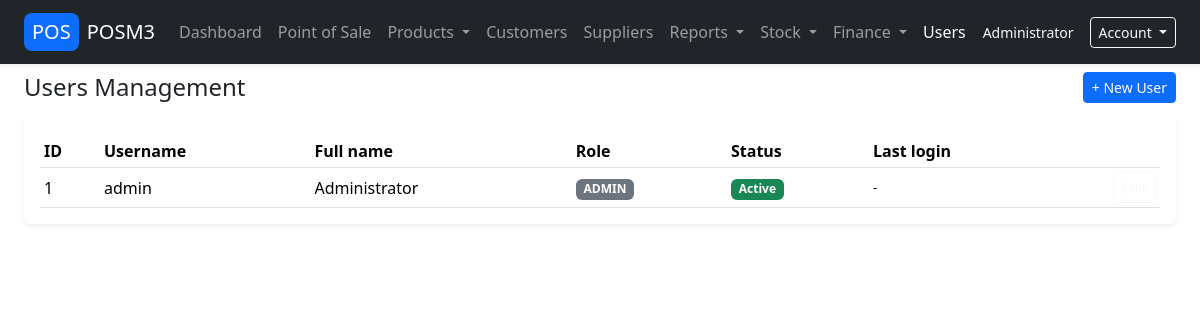
Page /public/users_list.php (signed in) on the committed database.
### tables this page shows
CREATE TABLE users (
  id              INT UNSIGNED AUTO_INCREMENT PRIMARY KEY,
  username        VARCHAR(100) NOT NULL UNIQUE,
  password_hash   VARCHAR(255) NOT NULL,
  full_name       VARCHAR(150),
  role            ENUM('ADMIN','MANAGER','CASHIER') NOT NULL DEFAULT 'CASHIER',
  is_active       TINYINT(1) NOT NULL DEFAULT 1,
  last_login_at   DATETIME NULL,
  created_at      DATETIME NOT NULL DEFAULT CURRENT_TIMESTAMP,
  updated_at      DATETIME NULL ON UPDATE CURRENT_TIMESTAMP
);

### src/i18n.php (called while the page is built, shortened)
<?php
function app_language(): string {
    static $lang = null;
    if ($lang !== null) return $lang;
    $pdo = db();
    $stmt = $pdo->prepare("SELECT setting_value FROM app_settings WHERE setting_key = 'app_language'");
    $stmt->execute();
    $row = $stmt->fetch();
    $lang = $row ? trim($row['setting_value']) : 'en';
    return $lang;
}

### src/auth.php (called while the page is built, shortened)
<?php
function auth_user(): ?array
{
    return $_SESSION['user'] ?? null;
}

### src/translate.php (called while the page is built, shortened)
<?php
require_once __DIR__ . '/../src/i18n.php';
function translations(): array {
    static $cache = null;
    if ($cache !== null) return $cache;
    $lang = app_language();
    $file = __DIR__ . '/lang_' . $lang . '.php';
    $cache = require $file;
    return $cache;
}
function __(string $key, ?string $default = null): string {
    $t = translations();
    if (isset($t[$key])) return $t[$key];
    return $default ?? $key;
}

### src/lang_en.php (called while the page is built)
<?php
return [
    'nav.dashboard' => 'Dashboard',
    'nav.pos'       => 'POS',
    'nav.products'  => 'Products',
    'nav.customers' => 'Customers',
    'nav.suppliers' => 'Suppliers',
    'nav.reports'   => 'Reports',
    'nav.stock'     => 'Stock',
    'nav.finance'   => 'Finance',
    'nav.users'     => 'Users',
    'btn.new'       => 'New',
    'btn.delete'    => 'Delete',
    'btn.hold'      => 'Hold',
    'btn.held_bills'=> 'Held bills',
    'btn.payment'   => 'Payment',
    'pos.no_items'  => 'No items yet. Click a product on the right to add it.',
    'pos.total'     => 'Total',
    'pos.taxes'     => 'Taxes',
    'pos.refund'    => 'Refund',
    'pos.customer_note' => 'Customer Note',
    'pos.internal_note' => 'Internal Note',
    'pos.quotation' => 'Quotation/Order',
    'nav.dashboard'          => 'Dashboard',
    'nav.pos'                => 'Point of Sale',
    'nav.products'           => 'Products',
    'nav.customers'          => 'Customers',
    'nav.suppliers'          => 'Suppliers',
    'nav.reports'            => 'Reports',
    'nav.sales_report'       => 'Sales report',
    'nav.sales_by_product'   => 'Sales by product',
    'nav.stock'              => 'Stock',
    'nav.stock_report'       => 'Stock Report',
    'nav.stock_adjustment'   => 'Stock Adjustment',
    'nav.stock_movements'    => 'Stock Movements',
    'nav.finance'            => 'Finance',
    'nav.payments'           => 'Payments',
    'nav.customer_payments'  => 'Customer Payments',
    'nav.supplier_payments'  => 'Supplier Payments',
    'nav.balances_ledgers'   => 'Balances & Ledgers',
    'nav.customer_balances'  => 'Customer Balances',
    'nav.supplier_balances'  => 'Supplier Balances',
    'nav.customer_ledger'    => 'Customer Ledger',
    'nav.supplier_ledger'    => 'Supplier Ledger',
    'nav.users'              => 'Users',
    'nav.settings'           => 'Settings',
    'nav.pos_settings'       => 'POS settings',
    'nav.change_password'    => 'Change password',
    'nav.sign_out'           => 'Sign out',
];

### public/users_list.php (the view, shortened to what this page needs)
<?php
require_once __DIR__ . '/../src/auth.php';
$pdo = db();
$stmt = $pdo->query('SELECT id, username, full_name, role, is_active, created_at, last_login_at
                     FROM users
                     ORDER BY id ASC');
$users = $stmt->fetchAll();
require_once __DIR__ . '/../templates/header.php';
?>
<div class="row gy-3">
    <div class="col-12 d-flex justify-content-between align-items-center">
        <h4 class="mb-0">Users Management</h4>
        <a href="/POSM3/public/user_edit.php" class="btn btn-sm btn-primary">
            + New User
        </a>
    </div>
    <div class="col-12">
        <div class="card bg-white border-0 shadow-sm">
            <div class="card-body">
                <?php if (empty($users)): ?>
                    <p class="text-muted mb-0">No users found.</p>
                <?php else: ?>
                    <div class="table-responsive">
                        <table class="table table-white table-sm align-middle mb-0">
                            <thead>
                            <tr>
                                <th style="width: 60px;">ID</th>
                                <th>Username</th>
                                <th>Full name</th>
                                <th>Role</th>
                                <th>Status</th>
                                <th>Last login</th>
                                <th style="width: 90px;"></th>
                            </tr>
                            </thead>
                            <tbody>
                            <?php foreach ($users as $u): ?>
                                <tr>
                                    <td><?= (int)$u['id'] ?></td>
                                    <td><?= htmlspecialchars($u['username'], ENT_QUOTES, 'UTF-8') ?></td>
                                    <td><?= htmlspecialchars($u['full_name'] ?? '', ENT_QUOTES, 'UTF-8') ?></td>
                                    <td>
                                        <span class="badge bg-secondary">
                                            <?= htmlspecialchars($u['role'], ENT_QUOTES, 'UTF-8') ?>
                                        </span>
                                    </td>
                                    <td>
                                        <?php if ((int)$u['is_active'] === 1): ?>
                                            <span class="badge bg-success">Active</span>
                                        <?php else: ?>
                                            <span class="badge bg-danger">Inactive</span>
                                        <?php endif; ?>
                                    </td>
                                    <td style="font-size: 0.8rem;">
                                        <?= $u['last_login_at'] ? htmlspecialchars($u['last_login_at'], ENT_QUOTES, 'UTF-8') : '-' ?>
                                    </td>
                                    <td class="text-end">
                                        <a href="/POSM3/public/user_edit.php?id=<?= (int)$u['id'] ?>"
                                           class="btn btn-sm btn-outline-light">
                                        </a>
                                    </td>
                                </tr>
                            <?php endforeach; ?>
                            </tbody>
                        </table>
                    </div>
                <?php endif; ?>
            </div>
        </div>
    </div>
</div>
<?php require_once __DIR__ . '/../templates/footer.php'; ?>

### templates/header.php (shortened to what this page needs)
<?php
require_once __DIR__ . '/../src/auth.php';
require_once __DIR__ . '/../src/translate.php';
$user = auth_user();
$role = $user['role'] ?? null;
$isAdmin   = strtoupper((string)$role) === 'ADMIN';
?>
<!doctype html>
<html lang="<?= app_language() === 'ar' ? 'ar' : 'en' ?>">
<head>
    <link href="https://cdn.jsdelivr.net/npm/bootstrap@5.3.2/dist/css/bootstrap.min.css" rel="stylesheet">
</head>
<body>
<nav class="navbar navbar-expand-lg navbar-dark bg-dark fixed-top shadow-sm">
    <div class="container-fluid px-3 px-md-4">
        <a class="navbar-brand d-flex align-items-center" href="/POSM3/public/index.php">
            <span class="me-2 px-2 py-1 bg-primary rounded-3">POS</span>
            <span>POSM3</span>
        </a>
        <div class="collapse navbar-collapse" id="navbarMain">
            <ul class="navbar-nav me-auto mb-2 mb-lg-0">
                <?php if ($user): ?>
                    <li class="nav-item">
                        <a class="nav-link<?= $_SERVER['SCRIPT_NAME'] === '/POSM3/public/index.php' ? ' active' : '' ?>"
                           href="/POSM3/public/index.php">
                            <?= __('nav.dashboard', 'Dashboard') ?>
                        </a>
                    </li>
                    <li class="nav-item">
                        <a class="nav-link<?= $_SERVER['SCRIPT_NAME'] === '/POSM3/public/pos.php' ? ' active' : '' ?>"
                           href="/POSM3/public/pos.php">
                             <?= __('nav.pos', 'Point of Sale') ?>
                        </a>
                    </li>
                    <li class="nav-item dropdown">
                        <?php
                        $invScripts = [
                            '/POSM3/public/products_list.php',
                            '/POSM3/public/product_edit.php',
                            '/POSM3/public/product_categories_list.php',
                            '/POSM3/public/product_category_edit.php',
                            '/POSM3/public/units_list.php',
                            '/POSM3/public/unit_edit.php',
                            '/POSM3/public/stock_low_report.php',
                            '/POSM3/public/purchases_list.php',
                            '/POSM3/public/purchase_new.php',
                        ];
                        $invActive = in_array($_SERVER['SCRIPT_NAME'], $invScripts, true) ? ' active' : '';
                        ?>
                        <a class="nav-link dropdown-toggle<?= $invActive ?>" href="#" id="invMenu"
                           role="button" data-bs-toggle="dropdown" aria-expanded="false">
                            <?= __('nav.products', 'Products') ?>
                        </a>
                    </li>
                    <li class="nav-item">
                        <a class="nav-link<?= $_SERVER['SCRIPT_NAME'] === '/POSM3/public/customers_list.php' ? ' active' : '' ?>"
                           href="/POSM3/public/customers_list.php">
                            <?= __('nav.customers', 'Customers') ?>
                        </a>
                    </li>
                    <?php if ($isAdmin): ?>
                        <li class="nav-item">
                            <a class="nav-link<?= $_SERVER['SCRIPT_NAME'] === '/POSM3/public/suppliers_list.php' ? ' active' : '' ?>"
                               href="/POSM3/public/suppliers_list.php">
                                <?= __('nav.suppliers', 'Suppliers') ?>
                            </a>
                        </li>
                        <li class="nav-item dropdown">
                            <a class="nav-link dropdown-toggle<?= ($_SERVER['SCRIPT_NAME'] === '/POSM3/public/sales_report.php'
                                                                  || $_SERVER['SCRIPT_NAME'] === '/POSM3/public/sales_by_product.php')
                                                                ? ' active' : '' ?>"
                               href="#" id="reportsMenu" role="button" data-bs-toggle="dropdown" aria-expanded="false">
                                <?= __('nav.reports', 'Reports') ?>
                            </a>
                        </li>
                        <li class="nav-item dropdown">
                            <a class="nav-link dropdown-toggle<?= $_SERVER['SCRIPT_NAME'] === '/POSM3/public/stock_report.php' ? ' active' : '' ?>"
                               href="#" id="stockMenu" role="button" data-bs-toggle="dropdown" aria-expanded="false">
                                <?= __('nav.stock', 'Stock') ?>
                            </a>
                        </li>
                        <li class="nav-item dropdown">
                            <?php
                            $finScripts = [
                                '/POSM3/public/customer_payments_list.php',
                                '/POSM3/public/customer_payment_new.php',
                                '/POSM3/public/supplier_payments_list.php',
                                '/POSM3/public/supplier_payment_new.php',
                                '/POSM3/public/customer_ledger.php',
                                '/POSM3/public/supplier_ledger.php',
                                '/POSM3/public/report_customer_balances.php',
                                '/POSM3/public/report_supplier_balances.php',
                            ];
                            $finActive = in_array($_SERVER['SCRIPT_NAME'], $finScripts, true) ? ' active' : '';
                            ?>
                            <a class="nav-link dropdown-toggle<?= $finActive ?>" href="#" id="finMenu"
                               role="button" data-bs-toggle="dropdown" aria-expanded="false">
                                <?= __('nav.finance', 'Finance') ?>
                            </a>
                        </li>
                        <li class="nav-item">
                            <a class="nav-link<?= $_SERVER['SCRIPT_NAME'] === '/POSM3/public/users_list.php' ? ' active' : '' ?>"
                               href="/POSM3/public/users_list.php">
                                <?= __('nav.users', 'Users') ?>
                            </a>
                        </li>
                    <?php endif; ?>
                <?php endif; ?>
            </ul>
            <?php if ($user): ?>
                <div class="d-flex align-items-center gap-3">
                    <span class="text-light small d-none d-md-inline">
                        <?= htmlspecialchars($user['full_name'] ?? $user['username'], ENT_QUOTES, 'UTF-8') ?>
                    </span>
                    <div class="dropdown">
                        <button class="btn btn-sm btn-outline-light dropdown-toggle" type="button"
                                id="userMenuDropdown" data-bs-toggle="dropdown" aria-expanded="false">
                            Account
                        </button>
                    </div>
                </div>
            <?php endif; ?>
        </div>
    </div>
</nav>
<div class="content-wrapper container-fluid px-3 px-md-4" style="padding-top: 4.5rem;">

### rows in the picture
users: full_name "Administrator", id "1", username "admin", role "ADMIN", is_active "Active"

### other values in the picture
__('nav.dashboard', 'Dashboard') "Dashboard"
__('nav.pos', 'Point of Sale') "Point of Sale"
__('nav.products', 'Products') "Products"
__('nav.customers', 'Customers') "Customers"
__('nav.suppliers', 'Suppliers') "Suppliers"
__('nav.reports', 'Reports') "Reports"
__('nav.stock', 'Stock') "Stock"
__('nav.finance', 'Finance') "Finance"
__('nav.users', 'Users') "Users"
